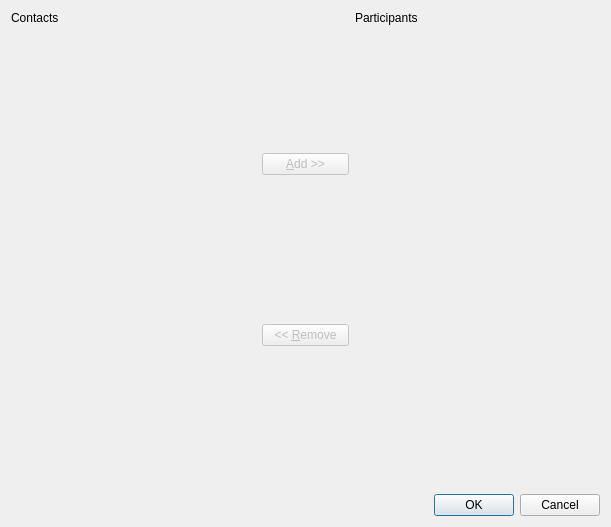
<?xml version="1.0" encoding="UTF-8"?>
<ui version="4.0">
 <class>ConversationDialog</class>
 <widget class="QDialog" name="ConversationDialog">
  <property name="geometry">
   <rect>
    <x>0</x>
    <y>0</y>
    <width>611</width>
    <height>527</height>
   </rect>
  </property>
  <property name="windowTitle">
   <string>Skype Conversation</string>
  </property>
  <layout class="QVBoxLayout" name="verticalLayout_4">
   <item>
    <layout class="QHBoxLayout" name="horizontalLayout">
     <item>
      <layout class="QVBoxLayout" name="verticalLayout_2">
       <item>
        <widget class="QLabel" name="nonParticipantsLabel">
         <property name="text">
          <string>Contacts</string>
         </property>
        </widget>
       </item>
       <item>
        <widget class="Mvp::View::QtContactListWidget" name="nonParticipantsList" native="true">
         <property name="sizePolicy">
          <sizepolicy hsizetype="Preferred" vsizetype="Preferred">
           <horstretch>1</horstretch>
           <verstretch>1</verstretch>
          </sizepolicy>
         </property>
         <property name="minimumSize">
          <size>
           <width>245</width>
           <height>0</height>
          </size>
         </property>
        </widget>
       </item>
      </layout>
     </item>
     <item>
      <layout class="QVBoxLayout" name="verticalLayout">
       <item>
        <spacer name="verticalSpacer_2">
         <property name="orientation">
          <enum>Qt::Vertical</enum>
         </property>
         <property name="sizeHint" stdset="0">
          <size>
           <width>20</width>
           <height>40</height>
          </size>
         </property>
        </spacer>
       </item>
       <item>
        <widget class="QPushButton" name="addButton">
         <property name="enabled">
          <bool>false</bool>
         </property>
         <property name="sizePolicy">
          <sizepolicy hsizetype="Preferred" vsizetype="Fixed">
           <horstretch>0</horstretch>
           <verstretch>0</verstretch>
          </sizepolicy>
         </property>
         <property name="text">
          <string>&amp;Add &gt;&gt;</string>
         </property>
        </widget>
       </item>
       <item>
        <spacer name="verticalSpacer">
         <property name="orientation">
          <enum>Qt::Vertical</enum>
         </property>
         <property name="sizeHint" stdset="0">
          <size>
           <width>20</width>
           <height>40</height>
          </size>
         </property>
        </spacer>
       </item>
       <item>
        <widget class="QPushButton" name="removeButton">
         <property name="enabled">
          <bool>false</bool>
         </property>
         <property name="sizePolicy">
          <sizepolicy hsizetype="Preferred" vsizetype="Fixed">
           <horstretch>0</horstretch>
           <verstretch>0</verstretch>
          </sizepolicy>
         </property>
         <property name="text">
          <string>&lt;&lt; &amp;Remove</string>
         </property>
        </widget>
       </item>
       <item>
        <spacer name="verticalSpacer_3">
         <property name="orientation">
          <enum>Qt::Vertical</enum>
         </property>
         <property name="sizeHint" stdset="0">
          <size>
           <width>20</width>
           <height>40</height>
          </size>
         </property>
        </spacer>
       </item>
      </layout>
     </item>
     <item>
      <layout class="QVBoxLayout" name="verticalLayout_3">
       <item>
        <widget class="QLabel" name="participantsLabel">
         <property name="text">
          <string>Participants</string>
         </property>
        </widget>
       </item>
       <item>
        <widget class="Mvp::View::QtContactListWidget" name="participantsList" native="true">
         <property name="sizePolicy">
          <sizepolicy hsizetype="Preferred" vsizetype="Preferred">
           <horstretch>1</horstretch>
           <verstretch>1</verstretch>
          </sizepolicy>
         </property>
         <property name="minimumSize">
          <size>
           <width>245</width>
           <height>0</height>
          </size>
         </property>
        </widget>
       </item>
      </layout>
     </item>
    </layout>
   </item>
   <item>
    <widget class="QDialogButtonBox" name="buttonBox">
     <property name="orientation">
      <enum>Qt::Horizontal</enum>
     </property>
     <property name="standardButtons">
      <set>QDialogButtonBox::Cancel|QDialogButtonBox::Ok</set>
     </property>
    </widget>
   </item>
  </layout>
 </widget>
 <customwidgets>
  <customwidget>
   <class>Mvp::View::QtContactListWidget</class>
   <extends>QWidget</extends>
   <header>src/view/qtcontactlistwidget.h</header>
  </customwidget>
 </customwidgets>
 <resources/>
 <connections>
  <connection>
   <sender>buttonBox</sender>
   <signal>accepted()</signal>
   <receiver>ConversationDialog</receiver>
   <slot>accept()</slot>
   <hints>
    <hint type="sourcelabel">
     <x>248</x>
     <y>254</y>
    </hint>
    <hint type="destinationlabel">
     <x>157</x>
     <y>274</y>
    </hint>
   </hints>
  </connection>
  <connection>
   <sender>buttonBox</sender>
   <signal>rejected()</signal>
   <receiver>ConversationDialog</receiver>
   <slot>reject()</slot>
   <hints>
    <hint type="sourcelabel">
     <x>316</x>
     <y>260</y>
    </hint>
    <hint type="destinationlabel">
     <x>286</x>
     <y>274</y>
    </hint>
   </hints>
  </connection>
 </connections>
</ui>
